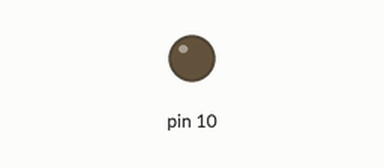
Recording of a sketch running on a simulated Arduino Uno, built with avr-gcc and run on an emulated ATmega328P. On the bench: output pins drawn as LEDs (lit = HIGH).

Above: at 2.5 s.
At 7.5 s:
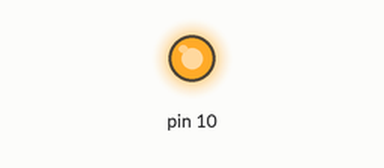
Timing chart, 0 to 13.0 s (numbered marks = the images above):
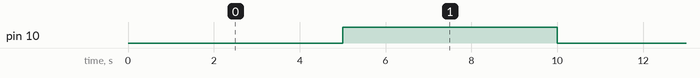

Measured:
- by itself, pin 10: alternates HIGH for 5.0 s and LOW for 5.0 s

The sketch:

sketch_feb04a.ino
```cpp
void setup() {
  // put your setup code here, to run once:
  Serial.begin(9600);
  pinMode(10,OUTPUT);
}

void loop() {
  // put your main code here, to run repeatedly:
  digitalWrite(10,LOW);
  delay(5000);
  digitalWrite(10,HIGH);
  delay(5000);
}
```
